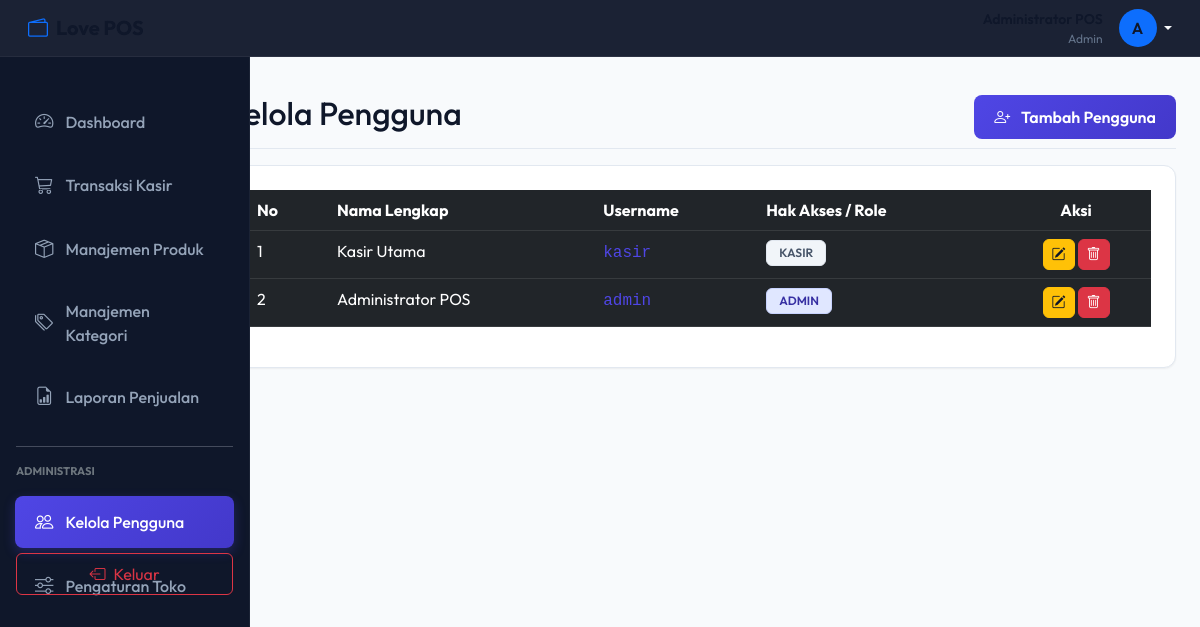
The app's page /love/pages/users.php (signed in) with its own data.
### tables this page shows
CREATE TABLE users (
    id INT AUTO_INCREMENT PRIMARY KEY,
    username VARCHAR(50) NOT NULL UNIQUE,
    password VARCHAR(255) NOT NULL,
    nama_lengkap VARCHAR(100) NOT NULL,
    role ENUM('admin', 'kasir') NOT NULL,
    created_at TIMESTAMP DEFAULT CURRENT_TIMESTAMP
);

### love/pages/users.php (the view, shortened to what this page needs)
<?php
include '../includes/header.php';
include '../includes/sidebar.php';
try {
    $stmt = $pdo->query("SELECT * FROM users ORDER BY id DESC");
    $users_list = $stmt->fetchAll();
} catch (PDOException $e) {
    die("Error mengambil data pengguna: " . $e->getMessage());
}
?>
<div class="d-flex justify-content-between flex-wrap flex-md-nowrap align-items-center pb-2 mb-3 border-bottom border-secondary">
    <h1 class="h2 text-white">Kelola Pengguna</h1>
    <button type="button" class="btn btn-primary-custom" data-bs-toggle="modal" data-bs-target="#modalTambah">
        <i class="bi bi-person-plus me-2"></i> Tambah Pengguna
    </button>
</div>
<div class="card-custom">
    <div class="table-responsive">
        <table class="table table-dark table-hover w-100" id="tableUsers">
            <thead>
                <tr>
                    <th width="80">No</th>
                    <th>Nama Lengkap</th>
                    <th>Username</th>
                    <th>Hak Akses / Role</th>
                    <th width="150" class="text-center">Aksi</th>
                </tr>
            </thead>
            <tbody>
                <?php
                $no = 1;
                foreach ($users_list as $row):
                ?>
                    <tr>
                        <td><?= $no++; ?></td>
                        <td><?= htmlspecialchars($row['nama_lengkap']); ?></td>
                        <td><span class="font-monospace text-indigo"><?= htmlspecialchars($row['username']); ?></span></td>
                        <td>
                            <?php if ($row['role'] === 'admin'): ?>
                                <span class="badge bg-primary text-uppercase">Admin</span>
                            <?php else: ?>
                                <span class="badge bg-secondary text-uppercase">Kasir</span>
                            <?php endif; ?>
                        </td>
                        <td class="text-center">
                            <div class="btn-group gap-1">
                                <button type="button" class="btn btn-sm btn-warning text-white rounded btn-edit"
                                        data-id="<?= $row['id']; ?>"
                                        data-username="<?= htmlspecialchars($row['username']); ?>"
                                        data-nama="<?= htmlspecialchars($row['nama_lengkap']); ?>"
                                        data-role="<?= $row['role']; ?>"
                                        data-bs-toggle="modal" data-bs-target="#modalEdit">
                                    <i class="bi bi-pencil-square"></i>
                                </button>
                                <button type="button" class="btn btn-sm btn-danger rounded btn-hapus"
                                        data-id="<?= $row['id']; ?>"
                                        data-nama="<?= htmlspecialchars($row['nama_lengkap']); ?>">
                                    <i class="bi bi-trash"></i>
                                </button>
                            </div>
                        </td>
                    </tr>
                <?php endforeach; ?>
            </tbody>
        </table>
    </div>
</div>
<?php
include '../includes/footer.php';
?>

### love/assets/css/style.css (style rules this page uses)
:root { --primary-color: #4f46e5; --primary-hover: #4338ca; --bg-dark: #0f172a; --bg-card: #ffffff; --bg-body: #f8fafc; --border-color: #e2e8f0; --text-main: #0f172a; --text-muted: #64748b; --success-color: #10b981; --warning-color: #f59e0b; --danger-color: #ef4444; --transition: all 0.25s cubic-bezier(0.4, 0, 0.2, 1); }
body { font-family: 'Outfit', sans-serif; background-color: var(--bg-body); color: var(--text-main); overflow-x: hidden; }
.card-custom { background-color: var(--bg-card); border: 1px solid var(--border-color); border-radius: 12px; padding: 24px; margin-bottom: 24px; box-shadow: 0 1px 3px rgba(0, 0, 0, 0.02), 0 1px 2px rgba(0, 0, 0, 0.04); transition: var(--transition); }
.btn-primary-custom { background: linear-gradient(135deg, var(--primary-color), var(--primary-hover)); border: none; color: #fff; border-radius: 8px; padding: 10px 20px; font-weight: 600; transition: var(--transition); }
.badge { padding: 6px 12px !important; border-radius: 6px !important; font-weight: 600 !important; }
.badge.bg-secondary { background-color: #f1f5f9 !important; color: #475569 !important; border: 1px solid #e2e8f0 !important; }
.badge.bg-primary { background-color: #e0e7ff !important; color: #3730a3 !important; border: 1px solid #c7d2fe !important; }
.text-white { color: var(--text-main) !important; }
.border-secondary { border-color: var(--border-color) !important; }
.text-indigo { color: var(--primary-color) !important; }
.bg-secondary { background-color: #f1f5f9 !important; }

### records on screen
users: nama_lengkap "Kasir Utama", username "kasir", role "KASIR"
users: nama_lengkap "Administrator POS", username "admin", role "ADMIN"

### other values on screen
$_SESSION['user']['role'] "Admin"
substr($_SESSION['user']['nama_lengkap'], 0, 1) "A"
